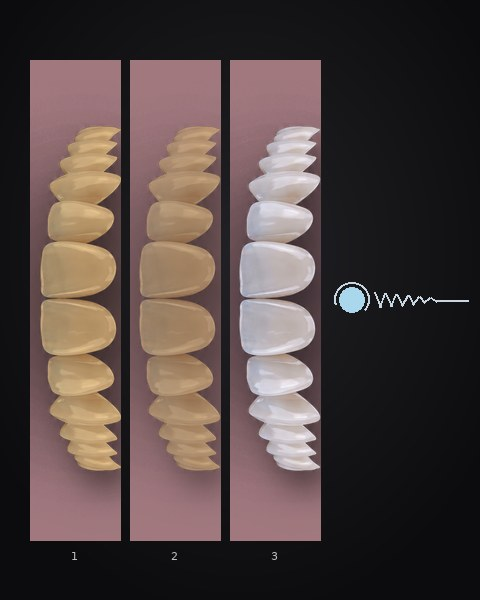
#> input picture studiomania/frontend/gallery/dental/p06.jpg, 480 x 600 px, given in place of ref10.jpg, which was not available
$ python grade.py
#> lines starting #> are read from the running program, lines starting #| are printed output that depends on the picture; after the words box and inside, x2 and y2 are one past the last pixel; in counts of white or black regions, pixels touching at a corner belong together
"""تدريج الألوان زي الأصل (E462): كل قالب صور ليه «ثيم ألوان» متقاس من الصورة الأصلية (أرقام بس في grades.json، من غير صور الأصل).
بنقيس على الجلد/الشفايف/اللثة (مش السنان ولا الأسود): متوسط الإضاءة L، والحرارة b (أزرق↔أصفر)، والصبغة a (أخضر↔أحمر)، وانتشار اللون (تشبع).
وبنطبق على صور الحالة نفس التحويل للقبل والبعد بالظبط (عدل)، والسنان نفسها مابتتلمسش (قناع السنان بحواف ناعمة) — مفيش تبييض ولا تصفير.
"""
import os, json, numpy as np, cv2
HERE = os.path.dirname(os.path.abspath(__file__)); GR = os.path.join(HERE, "grades.json")
REFS_ALIAS = {"p10": "p09", "p11": "p08", "p12": "p08"}   # قوالب مشتقة بتاخد ثيم الأصل بتاعها
REFS = {"p01": "ref10", "p02": "ref11", "p03": "ref15", "p04": "ref07", "p05": "ref08", "p06": "ref04", "p07": "ref05", "p08": "ref03", "p09": "ref06"}


def _sel(lab):
    L, A, B = lab[..., 0], lab[..., 1] - 128, lab[..., 2] - 128; ch = np.hypot(A, B)
    teeth = (L > 150) & (ch < 30)
    return (L > 45) & ~teeth & (ch > 6)


def stats(imgs, masks=None):
    px = []
    for i, a in enumerate(imgs):
        lab = cv2.cvtColor(a, cv2.COLOR_RGB2LAB).astype(np.float32); s = _sel(lab)
        if masks is not None and masks[i] is not None: s &= ~masks[i]
        px.append(lab[s])
    P = np.concatenate(px)
    if len(P) < 500: return None
    A, B = P[:, 1] - 128, P[:, 2] - 128; C = np.hypot(A, B)
    return {"L": float(P[:, 0].mean()), "Ls": float(P[:, 0].std()), "a": float(A.mean()), "b": float(B.mean()),
            "C": float(C.mean()), "h": float(np.degrees(np.arctan2(B.mean(), A.mean()))),
            "sa": float(P[:, 1].std()), "sb": float(P[:, 2].std()), "n": int(len(P))}


def build():
    out = {}
    for t, r in REFS.items():
        a = cv2.cvtColor(cv2.imread(os.path.join(HERE, "refs", r + ".jpg")), cv2.COLOR_BGR2RGB)
        a = a[:int(a.shape[0] * .86)]   # من غير الفوتر بتاع الأصل
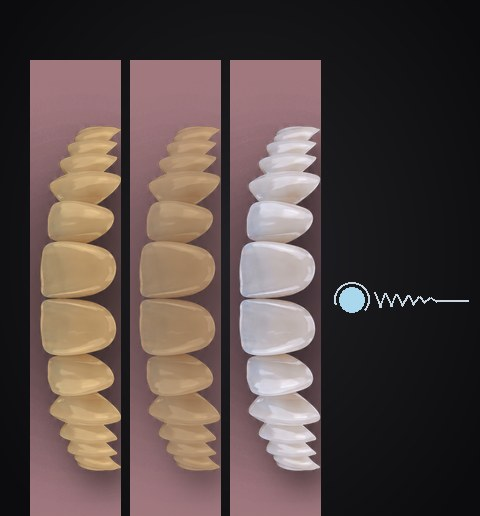
#> a: shape (516, 480, 3); mean R, G, B 87.5, 73.3, 70.2
        out[t] = stats([a])
#> the loop in stats, `for i, a in enumerate(imgs):` made 1 pass
#> pass 1, in stats, `lab = cv2.cvtColor(a, cv2.COLOR_RGB2LAB).astype(np.float32)`:
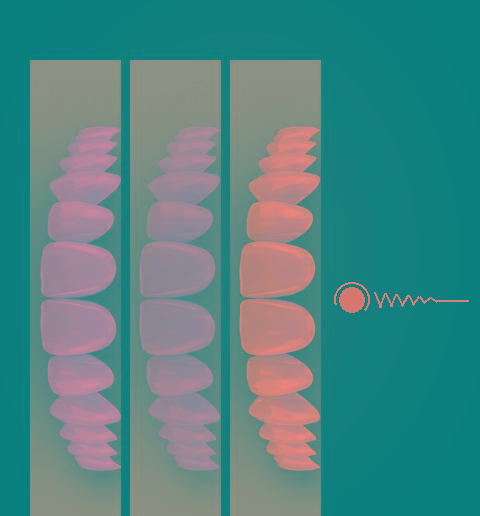
#> lab: shape (516, 480, 3) float32; mean R, G, B 78.6, 133.2, 131.5
#> pass 1, in _sel, `L, A, B = (lab[..., 0], lab[..., 1] - 128, lab[..., 2] - 128)`:
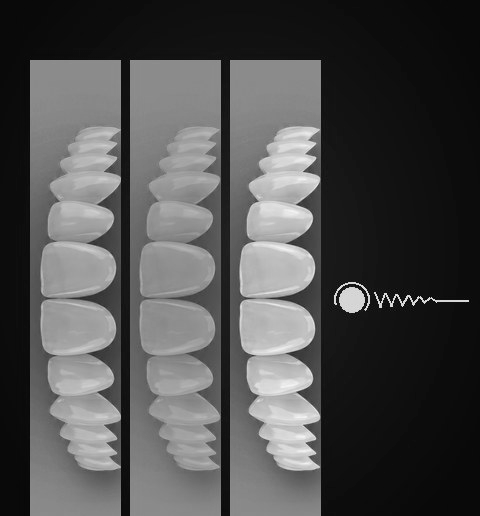
#> L: shape (516, 480) float32; min 2, max 244, mean 78.6
#> pass 1, in _sel, `L, A, B = (lab[..., 0], lab[..., 1] - 128, lab[..., 2] - 128)`:
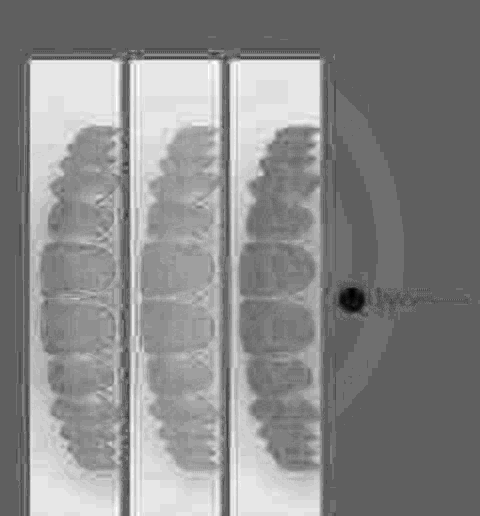
#> A: shape (516, 480) float32; min -12, max 20, mean 5.18; drawn with min black and max white
#> pass 1, in _sel, `L, A, B = (lab[..., 0], lab[..., 1] - 128, lab[..., 2] - 128)`:
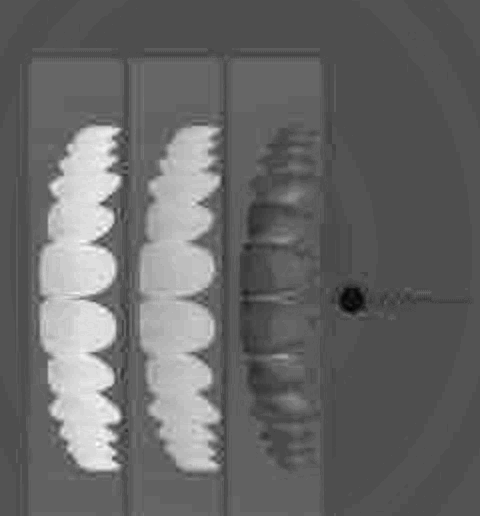
#> B: shape (516, 480) float32; min -19, max 36, mean 3.5; drawn with min black and max white
#> after the loop in stats, `for i, a in enumerate(imgs):`:
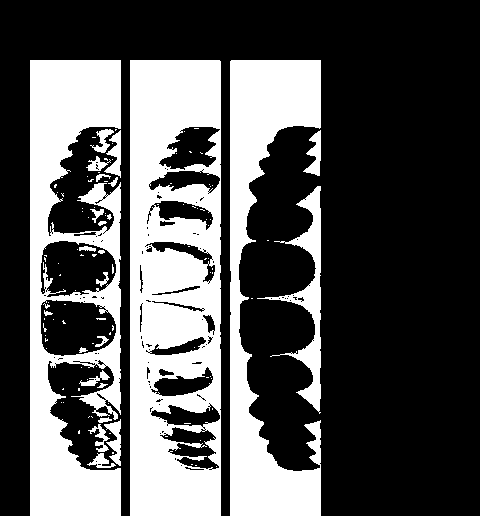
#> s: shape (516, 480) bool; 33% white; 116 white regions (92 under 20 px), largest, box (x1, y1, x2, y2) and area: (130, 60, 221, 516) 33376, (30, 60, 121, 516) 23750, (230, 60, 321, 516) 18426
#> after the loop in stats, `for i, a in enumerate(imgs):`: px = 1 item
    for t, src in REFS_ALIAS.items(): out[t] = out[src]
    json.dump(out, open(GR, "w"), indent=1); return out


def load(tid):
    try: return json.load(open(GR)).get(tid)
    except Exception: return None


TEETH_WB = .4   # E462: نص الطريق تقريبًا — لا تبييض ولا تصفير، بس السنان في نفس جو الصورة


# [53 lines left out: functions mouth_only, apply, not called in this run]


if __name__ == "__main__":
#> (the run stopped early here; a loop or call above may not have finished)

$ run again, on studiomania/frontend/gallery/dental/a08.jpg
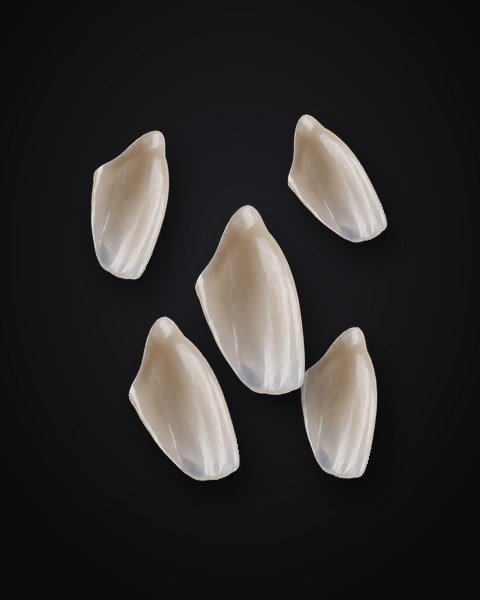
#> input picture studiomania/frontend/gallery/dental/a08.jpg, 480 x 600 px, given in place of ref10.jpg, which was not available
#> the loop in stats, `for i, a in enumerate(imgs):` made 1 pass
#> pass 1, in _sel, `L, A, B = (lab[..., 0], lab[..., 1] - 128, lab[..., 2] - 128)`:
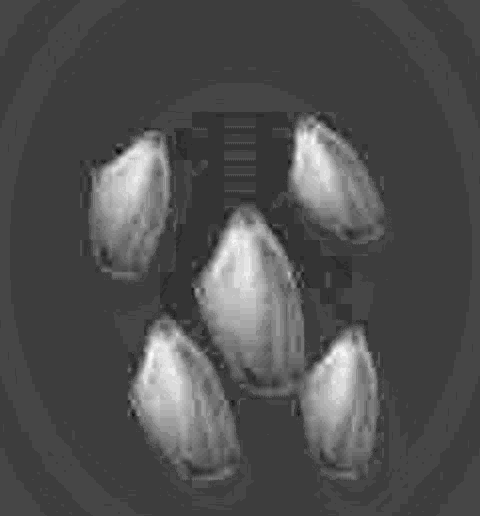
#> B: shape (516, 480) float32; min -9, max 20, mean 0.0375; drawn with min black and max white
#> after the loop in stats, `for i, a in enumerate(imgs):`:
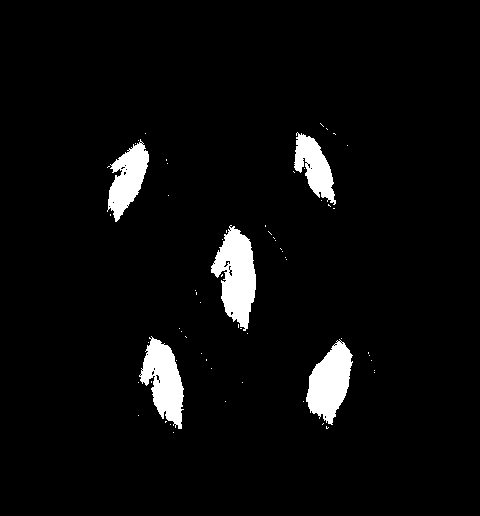
#> s: shape (516, 480) bool; 4.5% white; 64 white regions (59 under 20 px), largest, box (x1, y1, x2, y2) and area: (211, 225, 256, 331) 2825, (306, 339, 353, 425) 2398, (139, 336, 184, 429) 2326, (107, 139, 149, 222) 1815, (294, 132, 336, 205) 1565
#> after the loop in stats, `for i, a in enumerate(imgs):`: px = 1 item
#> in stats, `A, B = (P[:, 1] - 128, P[:, 2] - 128)`: A = 11031 values, max 9 at index 836, min -1 at index 3883, mean 4.6; B = 11031 values, max 20 at index 6712, min -3 at index 8728, mean 13.8
#> C = 11031 values, max 20.62 at index 3659, min 6.08 at index 7, mean 14.58

$ run again, on studiomania/frontend/gallery/dental/a09.jpg
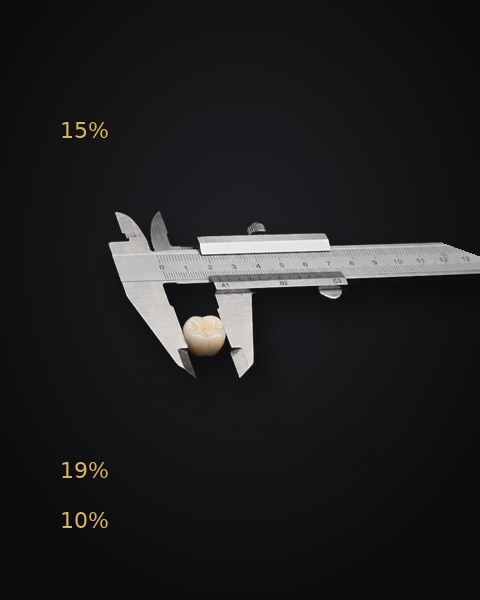
#> input picture studiomania/frontend/gallery/dental/a09.jpg, 480 x 600 px, given in place of ref10.jpg, which was not available
#> the loop in stats, `for i, a in enumerate(imgs):` made 1 pass
#> pass 1, in _sel, `L, A, B = (lab[..., 0], lab[..., 1] - 128, lab[..., 2] - 128)`:
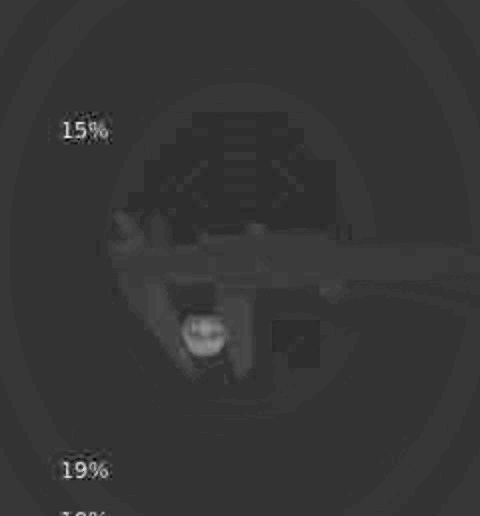
#> B: shape (516, 480) float32; min -14, max 46, mean -1.5; drawn with min black and max white
#> after the loop in stats, `for i, a in enumerate(imgs):`:
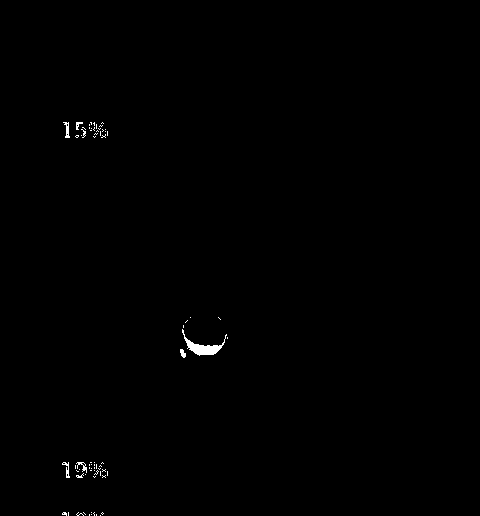
#> s: shape (516, 480) bool; 0.32% white; 71 white regions (65 under 20 px), largest, box (x1, y1, x2, y2) and area: (182, 329, 227, 356) 346, (63, 122, 70, 138) 54, (62, 462, 70, 478) 49, (76, 462, 87, 473) 45, (180, 349, 186, 358) 36, (76, 122, 83, 130) 29
#> after the loop in stats, `for i, a in enumerate(imgs):`: px = 1 item
#> P = 804 rows, first 8: [71, 128, 140], [110, 125, 154], [167, 123, 160], [193, 125, 160], [97, 122, 146], [126, 128, 153], [186, 126, 159], [194, 122, 162]
#> in stats, `A, B = (P[:, 1] - 128, P[:, 2] - 128)`: A = 804 values, max 11 at index 149, min -10 at index 47, mean 2.51; B = 804 values, max 46 at index 158, min 6 at index 164, mean 18.54
#> C = 804 values, max 46.1 at index 158, min 6.08 at index 181, mean 19.08
